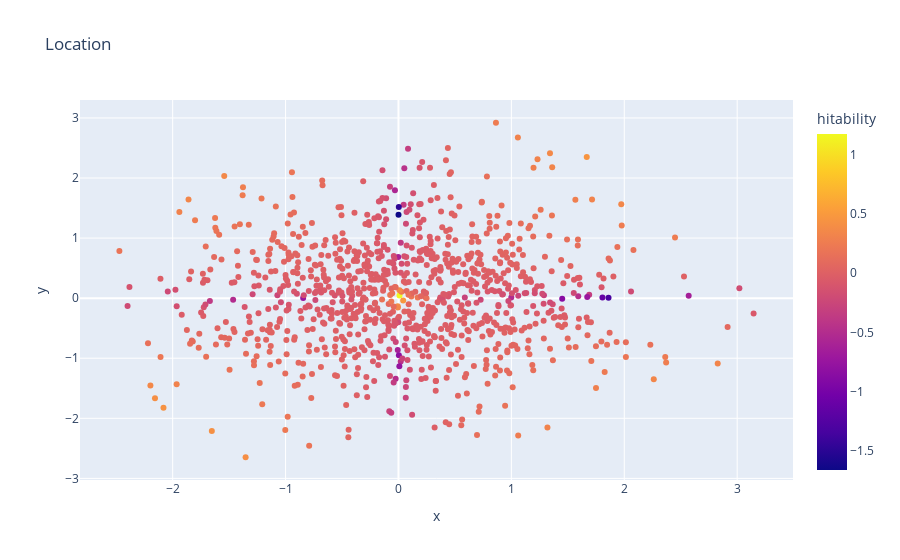

Notebook cell for this chart:
### Code cell
pitch_data.show_scatter("x", "y", "Location", color='hitability')

### Figure 1 — Plotly figure (JSON) as saved in the notebook; plotly's stock layout.template omitted (floating-point values rounded to 4 significant figures; data arrays with more than 128 entries replaced by an {"elided": "..."} marker saying what was removed)
{"data": [{"hovertemplate": "x=%{x}<br>y=%{y}<br>hitability=%{marker.color}<extra></extra>", "legendgroup": "", "marker": {"color": {"elided": "1000 float values"}, "coloraxis": "coloraxis", "symbol": "circle"}, "mode": "markers", "name": "", "orientation": "v", "showlegend": false, "type": "scatter", "x": {"elided": "1000 float values"}, "xaxis": "x", "y": {"elided": "1000 float values"}, "yaxis": "y"}], "layout": {"coloraxis": {"colorbar": {"title": {"text": "hitability"}}, "colorscale": [[0, "#0d0887"], [0.1111, "#46039f"], [0.2222, "#7201a8"], [0.3333, "#9c179e"], [0.4444, "#bd3786"], [0.5556, "#d8576b"], [0.6667, "#ed7953"], [0.7778, "#fb9f3a"], [0.8889, "#fdca26"], [1, "#f0f921"]]}, "legend": {"tracegroupgap": 0}, "title": {"text": "Location"}, "xaxis": {"anchor": "y", "domain": [0, 1], "title": {"text": "x"}}, "yaxis": {"anchor": "x", "domain": [0, 1], "title": {"text": "y"}}}}
